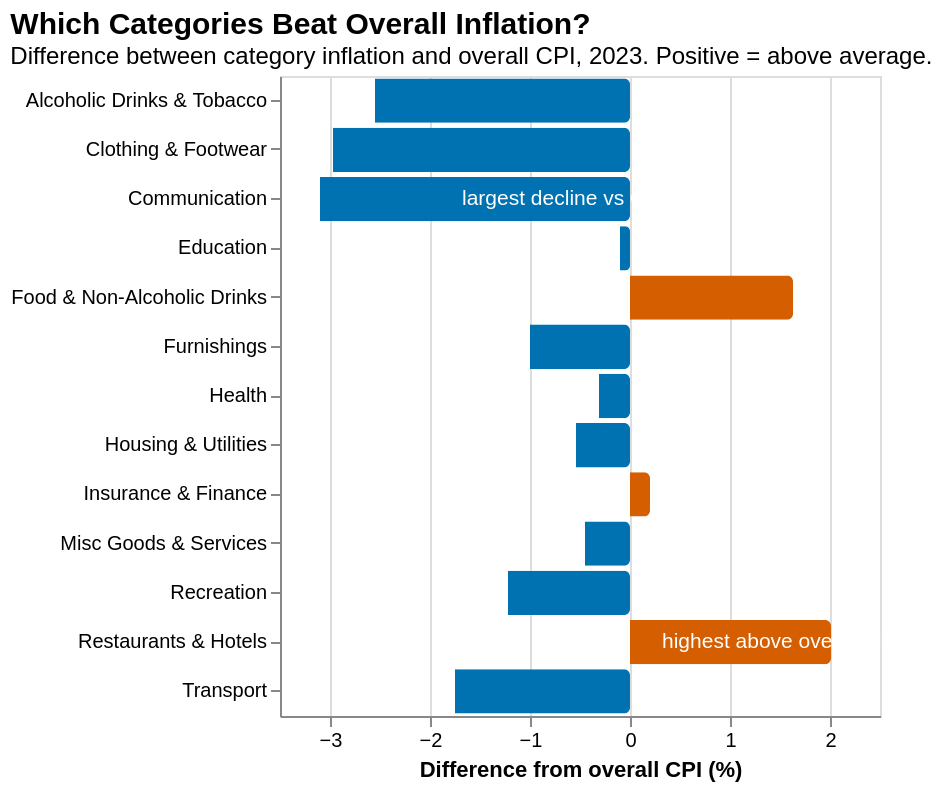

Specify this chart in Vega-Lite:
### Vega-Lite specification from a JSON file in a GitHub repository (floating-point values rounded to 4 significant figures)
{"$schema": "https://vega.github.io/schema/vega-lite/v5.json", "title": {"text": "Which Categories Beat Overall Inflation?", "subtitle": "Difference between category inflation and overall CPI, 2023. Positive = above average.", "anchor": "start", "fontSize": 15, "subtitleFontSize": 12}, "width": "container", "height": 320, "layer": [{"data": {"values": [{"label": "Restaurants & Hotels", "diff": 2.01}, {"label": "Food & Non-Alcoholic Drinks", "diff": 1.63}, {"label": "Insurance & Finance", "diff": 0.2}, {"label": "Education", "diff": -0.1}, {"label": "Health", "diff": -0.31}, {"label": "Misc Goods & Services", "diff": -0.45}, {"label": "Housing & Utilities", "diff": -0.54}, {"label": "Furnishings", "diff": -1.0}, {"label": "Recreation", "diff": -1.22}, {"label": "Transport", "diff": -1.75}, {"label": "Alcoholic Drinks & Tobacco", "diff": -2.55}, {"label": "Clothing & Footwear", "diff": -2.97}, {"label": "Communication", "diff": -3.1}]}, "mark": {"type": "bar", "cornerRadiusEnd": 3}, "encoding": {"y": {"field": "label", "type": "nominal", "sort": "-x", "title": null}, "x": {"field": "diff", "type": "quantitative", "title": "Difference from overall CPI (%)", "axis": {"grid": true}}, "color": {"condition": {"test": "datum.diff > 0", "value": "#D55E00"}, "value": "#0072B2"}, "tooltip": [{"field": "label", "title": "Category"}, {"field": "diff", "title": "Diff from overall (%)", "format": ".2f"}]}}, {"data": {"values": [{"x": 0.2, "label": "Restaurants & Hotels", "note": "highest above overall CPI"}, {"x": -1.8, "label": "Communication", "note": "largest decline vs CPI"}]}, "mark": {"type": "text", "fontSize": 10.5, "color": "#ffff", "align": "left", "dx": 6}, "encoding": {"x": {"field": "x", "type": "quantitative"}, "y": {"field": "label", "type": "nominal"}, "text": {"field": "note"}}}]}
